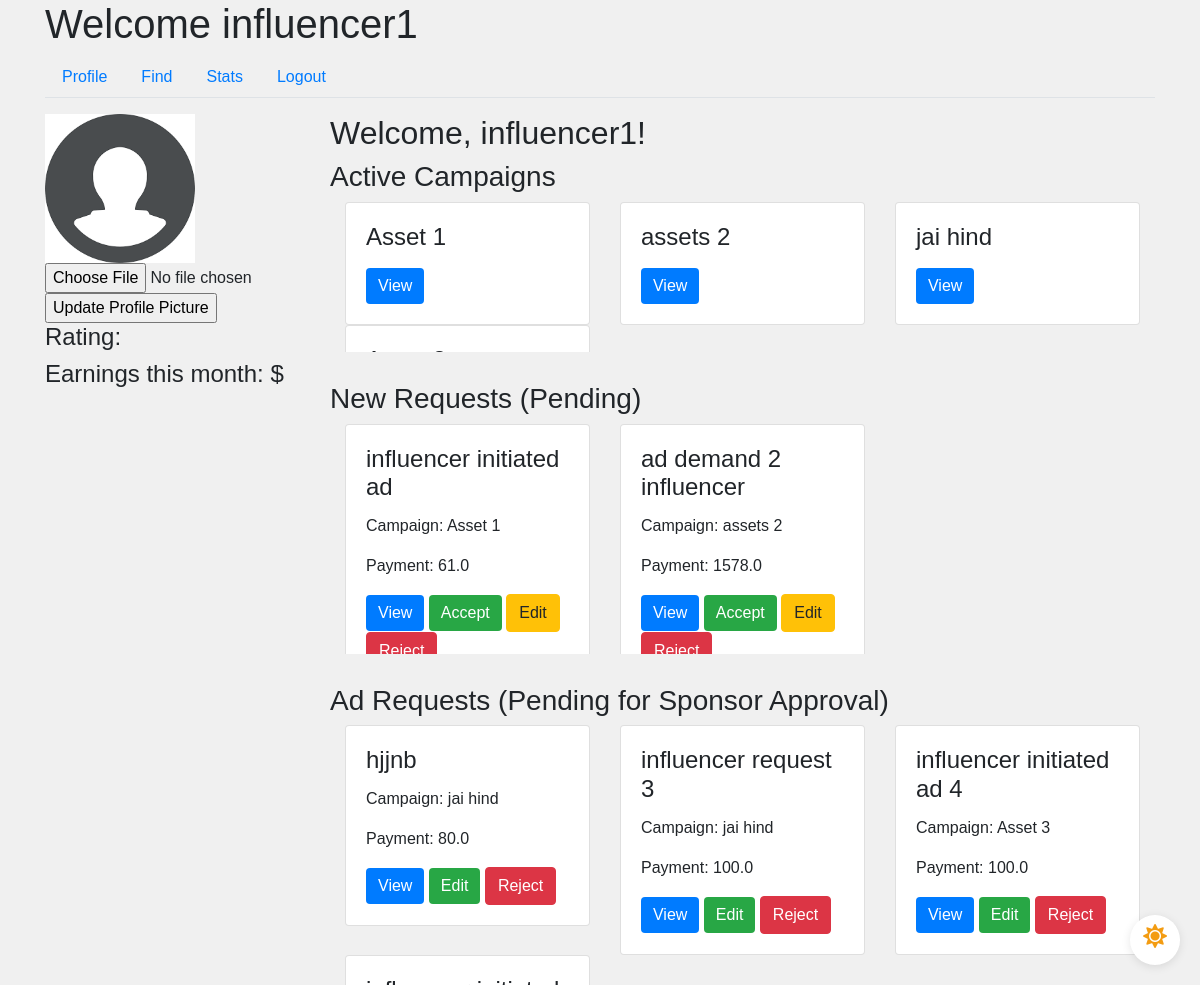
The app's page /influencer/profile (signed in), older data.
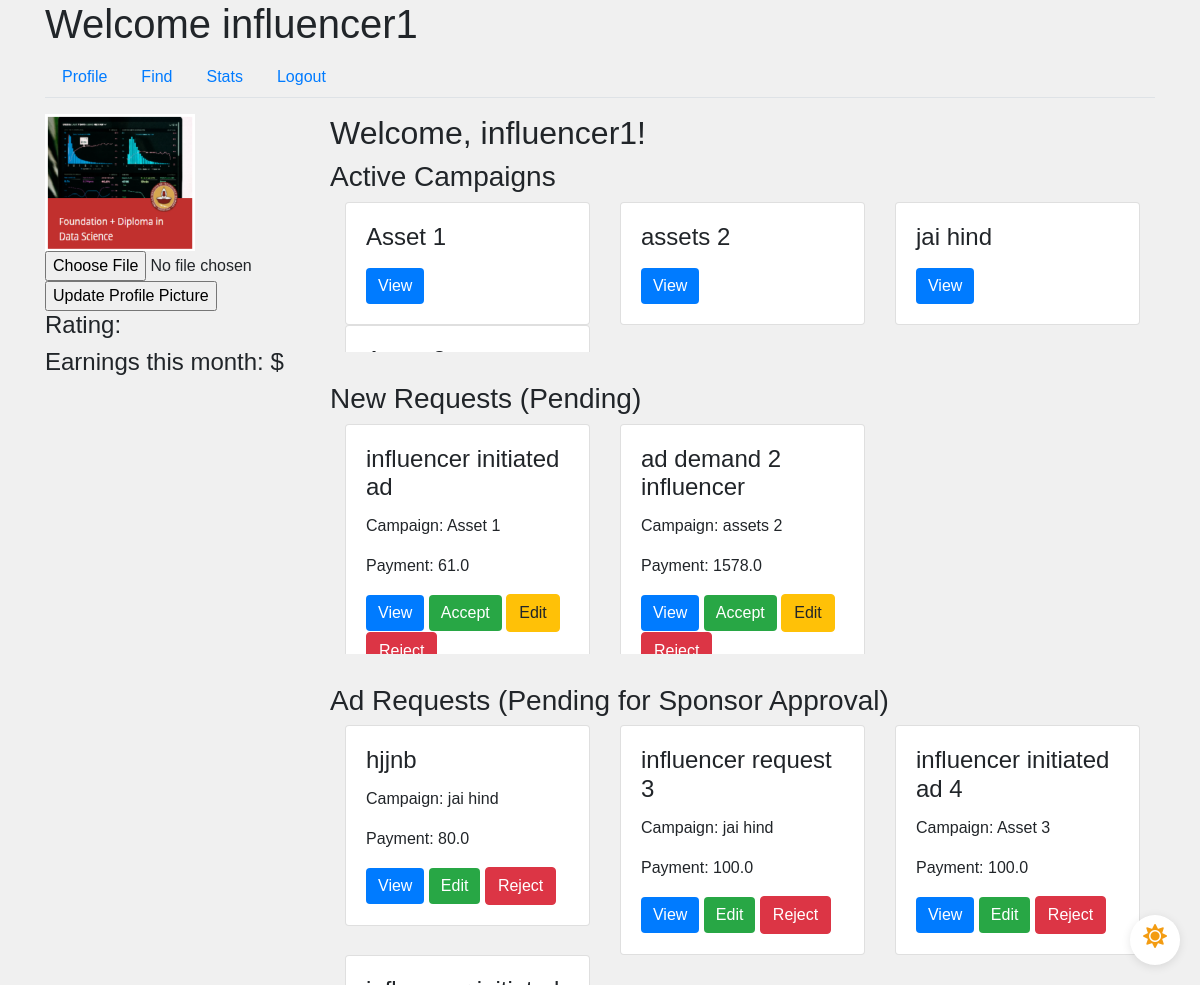
The same page, newer data.
### app/models.py (models this page shows, shortened)
class User(UserMixin, db.Model):
    id = db.Column(db.Integer, primary_key=True)
    username = db.Column(db.String(64), unique=True, nullable=False)
    email = db.Column(db.String(120), unique=True, nullable=False)
    password_hash = db.Column(db.String(128), nullable=False)
    role = db.Column(db.String(20), nullable=False)
    industry = db.Column(db.String(120))  # For Sponsors
    platforms = db.Column(db.Text)  # For Influencers
    category = db.Column(db.String(120))  # For Influencers
    niche = db.Column(db.String(120))  # For Influencers
    profile_pic = db.Column(db.String(20), nullable=False, default='download.png')
    flag = db.Column(db.Boolean, default=False, nullable=False)  # Add flag column

class Campaign(db.Model):
    id = db.Column(db.Integer, primary_key=True)
    name = db.Column(db.String(100), nullable=False)
    description = db.Column(db.Text, nullable=False)
    budget = db.Column(db.Float, nullable=False)
    visibility = db.Column(db.String(10), nullable=False)  # 'public', 'private'
    start_date = db.Column(db.Date, nullable=False)
    end_date = db.Column(db.Date, nullable=False)
    user_id = db.Column(db.Integer, db.ForeignKey('user.id'), nullable=False)
    ad_requests = db.relationship('AdRequest', backref='campaign', lazy=True)
    flag = db.Column(db.Boolean, default=False, nullable=False)  # Add flag column

class AdRequest(db.Model):
    id = db.Column(db.Integer, primary_key=True)
    campaign_id = db.Column(db.Integer, db.ForeignKey('campaign.id'), nullable=False)
    influencer_id = db.Column(db.Integer, db.ForeignKey('user.id'), nullable=False)
    requirements = db.Column(db.Text, nullable=False)
    payment_amount = db.Column(db.Float, nullable=False)
    status_influencer = db.Column(db.String(10), nullable=False)
    status_sponsor = db.Column(db.String(10), nullable=False)

### app/routes.py (the view)
@main.route('/influencer/profile')
@login_required
def influencer_profile():
    if current_user.role != 'influencer':
        return redirect(url_for('main.home'))
    influencer = current_user
    print(current_user.id)
    public_influencer = User.query.filter_by(username='Public').first()
    active_campaigns = Campaign.query.join(AdRequest, Campaign.id == AdRequest.campaign_id)\
    .filter(AdRequest.status_influencer == 'Accepted', ((AdRequest.influencer_id == influencer.id) | (AdRequest.influencer_id == public_influencer.id))).all()
    print(active_campaigns)
    new_requests = AdRequest.query.filter(
        (AdRequest.influencer_id == public_influencer.id) |
        (AdRequest.influencer_id == influencer.id),
        AdRequest.status_influencer == 'Pending'
    ).all()
    sponsor_pending_request = AdRequest.query.filter_by(influencer_id=influencer.id, status_sponsor='Pending').all()
    return render_template('influencer_profile.html',
                           influencer=influencer,
                           active_campaigns=active_campaigns,
                           new_requests=new_requests,
                           sponsor_pending_request=sponsor_pending_request)

### app/models.py (called while the page is built)
@login_manager.user_loader
def load_user(user_id):
    return User.query.get(int(user_id))

### app/templates/influencer_profile.html (shortened to what this page needs)
{% extends "influencer_dashboard.html" %}
{% block tab_content %}
<div class="row">
    <div class="col-md-3">
        <div class="profile-sidebar">
            <img src="{{ url_for('static', filename='profile_pics/' + current_user.profile_pic) }}" alt="Profile Picture">
            <form action="{{ url_for('main.update_profile_pic') }}" method="POST" enctype="multipart/form-data">
                <input type="file" name="profile_pic">
                <input type="submit" value="Update Profile Picture">
            </form>
            <div class="profile-stats">
                <h4>Rating: {{ influencer.rating }}</h4>
                <h4>Earnings this month: ${{ influencer.earnings }}</h4>
            </div>
        </div>
    </div>
    <div class="col-md-9">
        <div class="profile-main">
            <h2>Welcome, {{ current_user.username }}!</h2>
            <h3>Active Campaigns</h3>
            <div class="scrollable-container scrollable-container-custom-height-infl-1">
                <div class="row-container">
                    {% for campaign in active_campaigns %}
                    <div class="col-md-4">
                        <div class="request-box card">
                            <div class="card-body">
                                <h4 class="card-title">{{ campaign.name }}</h4>
                                <button class="btn btn-primary" data-toggle="modal" data-target="#campaignModal" data-id="{{ campaign.id }}">View</button>
                            </div>
                        </div>
                    </div>
                    {% endfor %}
                </div>
            </div>
            <div class="influencer-profile-padding"></div>
            <h3>New Requests (Pending)</h3>
            <div class="scrollable-container scrollable-container-custom-height-infl-2">
                <div class="row-container">
                    {% for request in new_requests %}
                    <div class="col-md-4">
                        <div class="request-box card">
                            <div class="card-body">
                                <h4 class="card-title">{{ request.requirements }}</h4>
                                <p class="card-text">Campaign: {{ request.campaign.name }}</p>
                                <p class="card-text">Payment: {{ request.payment_amount }}</p>
                                <button class="btn btn-primary" data-toggle="modal" data-target="#adRequestModal" data-id="{{ request.id }}">View</button>
                                {% if request.campaign.flag == 0 and current_user.flag == 0 %}
                                    <a href="{{ url_for('main.accept_request_influencer', id=request.id) }}" class="btn btn-success">Accept</a>
                                    <a href="{{ url_for('main.edit_ad_request_infl', id=request.id, user_id=current_user.id) }}" class="btn btn-warning">Edit</a>
                                    <a href="{{ url_for('main.reject_request_influencer', id=request.id) }}" class="btn btn-danger">Reject</a>
                                {% endif %}
                            </div>
                        </div>
                    </div>
                    {% endfor %}
                </div>
            </div>
            <div class="influencer-profile-padding"></div>
            <h3>Ad Requests (Pending for Sponsor Approval)</h3>
            <div class="scrollable-container scrollable-container-custom-height-infl-3">
                <div class="row-container">
                    {% for request in sponsor_pending_request %}
                    <div class="col-md-4">
                        <div class="request-box card">
                            <div class="card-body">
                                <h4 class="card-title">{{ request.requirements }}</h4>
                                <p class="card-text">Campaign: {{ request.campaign.name }}</p>
                                <p class="card-text">Payment: {{ request.payment_amount }}</p>
                                <button class="btn btn-primary" data-toggle="modal" data-target="#adRequestModal" data-id="{{ request.id }}">View</button>
                                {% if request.campaign.flag == 0 and current_user.flag == 0 %}
                                    <a href="{{ url_for('main.edit_ad_request_infl', id=request.id, user_id=current_user.id) }}" class="btn btn-success">Edit</a>
                                    <a href="{{ url_for('main.reject_request_influencer', id=request.id) }}" class="btn btn-danger">Reject</a>
                                {% endif %}
                            </div>
                        </div>
                    </div>
                    {% endfor %}
                </div>
            </div>
        </div>
    </div>
</div>
{% endblock %}

### app/templates/influencer_dashboard.html (shortened to what this page needs)
{% extends "base.html" %}
{% block content %}
<div class="dark-mode-toggle">
    <label for="darkSwitch" class="toggle-label">
        <i class="fas fa-sun light-mode-icon"></i>
    </label>
</div>
<h1>Welcome {{ current_user.username }}</h1>
<ul class="nav nav-tabs">
    <li class="nav-item">
        <a class="nav-link" href="{{ url_for('main.influencer_profile') }}">Profile</a>
    </li>
    <li class="nav-item">
        <a class="nav-link" href="{{ url_for('main.influencer_find') }}">Find</a>
    </li>
    <li class="nav-item">
        <a class="nav-link" href="{{ url_for('main.influencer_stats') }}">Stats</a>
    </li>
    <li class="nav-item">
        <a class="nav-link" href="{{ url_for('main.logout') }}">Logout</a>
    </li>
</ul>
<div class="tab-content mt-3">
    {% block tab_content %}{% endblock %}
</div>
{% endblock %}

### app/templates/base.html (shortened to what this page needs)
<!DOCTYPE html>
<html lang="en">
<head>
    <link rel="stylesheet" href="https://maxcdn.bootstrapcdn.com/bootstrap/4.0.0/css/bootstrap.min.css">
    <link href="https://stackpath.bootstrapcdn.com/bootstrap/4.3.1/css/bootstrap.min.css" rel="stylesheet">
    <link rel="stylesheet" href="https://cdnjs.cloudflare.com/ajax/libs/font-awesome/5.15.4/css/all.min.css">
    <link rel="stylesheet" href="{{ url_for('static', filename='css/styles.css') }}">
</head>
<body>
    <div class="container">
        {% block content %}{% endblock %}
    </div>
</body>
</html>

### app/static/css/styles.css (style rules this page uses)
.profile-sidebar img { max-width: 150px; max-height: 150px; object-fit: cover; }
.scrollable-container { display: flex; flex-direction: column; overflow-y: auto; height: 255px; scroll-snap-type: y mandatory; }
.scrollable-container-custom-height-infl-1 { height: 150px; }
.scrollable-container-custom-height-infl-2 { height: 230px; }
.scrollable-container-custom-height-infl-3 { height: 260px; }
.influencer-profile-padding { padding: 15px; }
.row-container { display: flex; flex-wrap: wrap; }
body { font-family: 'Arial', sans-serif; background-color: #f0f0f0; margin: 0; padding: 0; transition: background-color 0.3s; }
.btn-primary { background-color: #007bff; border: none; }
.btn-success { background-color: #28a745; border: none; }
.dark-mode-toggle { position: fixed; bottom: 20px; right: 20px; width: 50px; height: 50px; border-radius: 50%; background-color: #fff; box-shadow: 0 2px 10px rgba(0, 0, 0, 0.1); display: flex; align-items: center; justify-content: center; cursor: pointer; z-index: 1000; }
.toggle-label { display: flex; align-items: center; justify-content: center; width: 100%; height: 100%; cursor: pointer; position: relative; }
.light-mode-icon, .dark-mode-icon { position: absolute; font-size: 24px; }
.light-mode-icon { color: #f39c12; opacity: 1; transition: opacity 0.3s; }

Row changes from the older to the newer data that the page shows:
changed User "influencer1": profile_pic: a different picture
